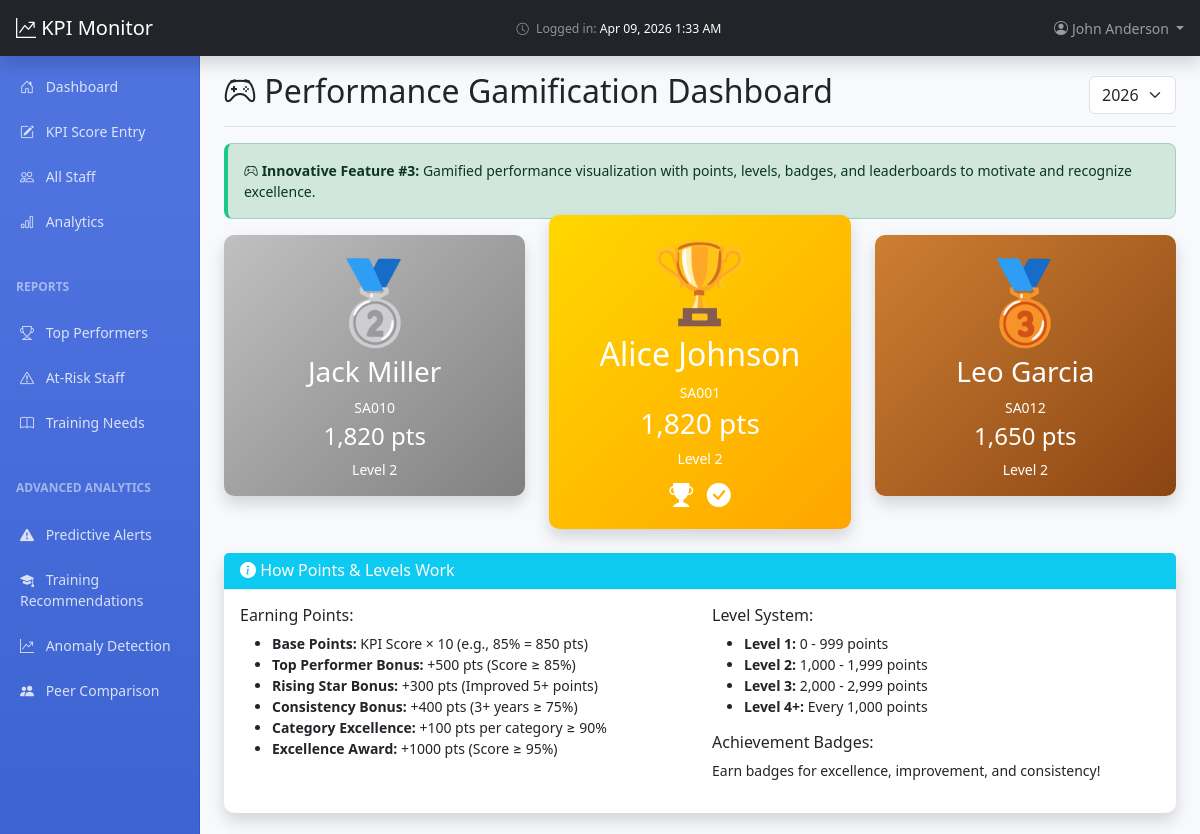
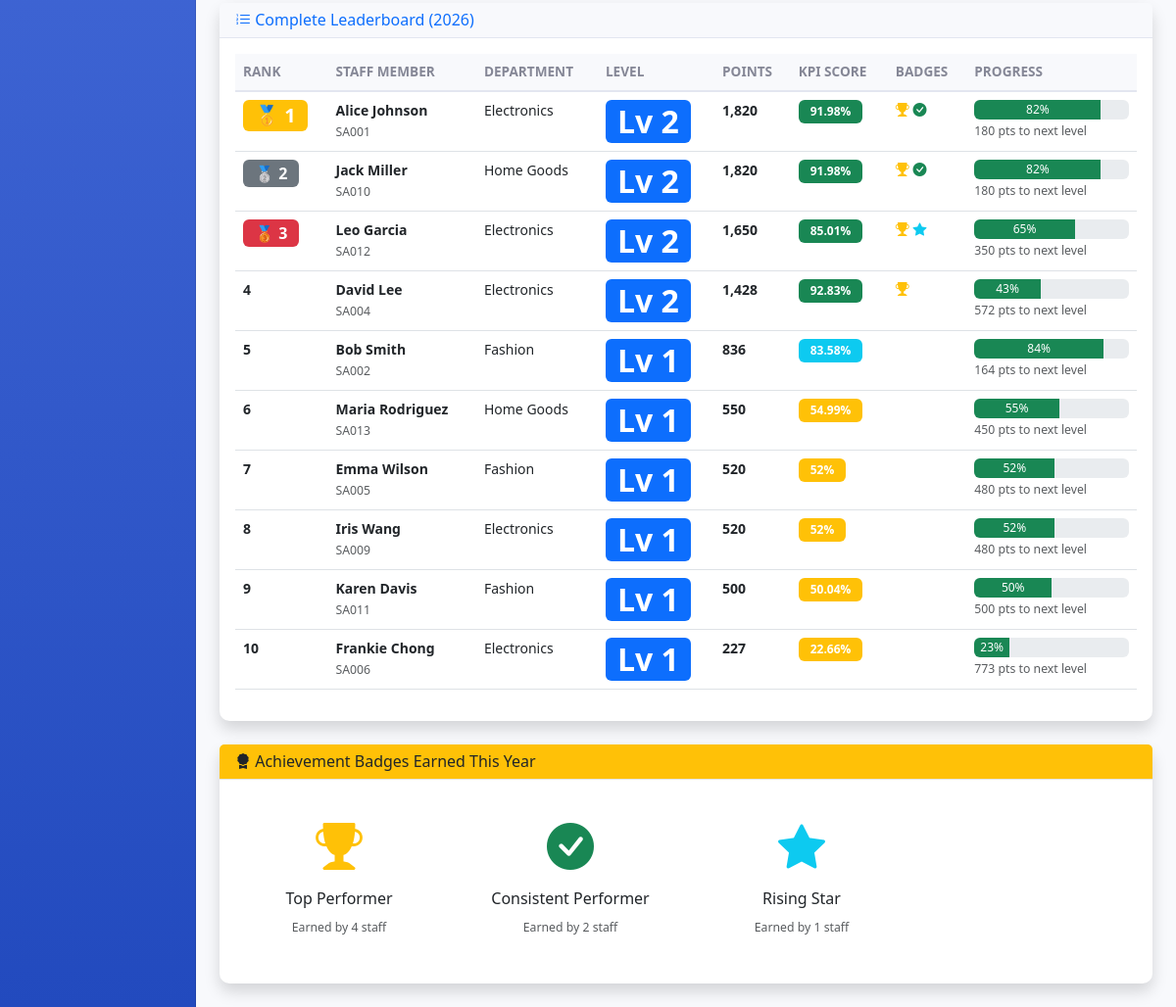
The app's page /supervisor/gamification.php (signed in) with its own data (2 pictures, top to bottom).
### tables this page shows
CREATE TABLE `staff` (
  `staff_id` int(11) NOT NULL,
  `staff_code` varchar(20) NOT NULL,
  `name` varchar(100) NOT NULL,
  `email` varchar(100) DEFAULT NULL,
  `department` varchar(100) DEFAULT NULL,
  `position` varchar(100) DEFAULT 'Sales Assistant',
  `status` enum('Active','Inactive') DEFAULT 'Active',
  `hire_date` date DEFAULT NULL,
  `photo` varchar(100) DEFAULT NULL COMMENT 'Filename in assets/photos/ e.g. Alice_Johnson.jpg',
  `created_at` timestamp NOT NULL DEFAULT current_timestamp()
);

### supervisor/gamification.php (the view, shortened to what the rows shown need)
<?php
require_once '../config/database.php';
require_once '../includes/KPICalculator.php';
$pdo = getDBConnection();
$calculator = new KPICalculator($pdo);
$current_year = date('Y');
$selected_year = $_GET['year'] ?? $current_year;
$sql = "SELECT staff_id, staff_code as staff_number, name as full_name, department as department_name, status
        FROM staff
        WHERE status = 'Active'
        ORDER BY name";
$stmt = $pdo->prepare($sql);
$stmt->execute();
$all_staff = $stmt->fetchAll();
$leaderboard = [];
foreach ($all_staff as $staff) {
    $score_data = $calculator->calculateOverallScore($staff['staff_id'], $selected_year);
    $trend = $calculator->getPerformanceTrend($staff['staff_id']);
    if ($score_data['has_data']) {
        $points = 0;
        $badges = [];
        $points += $score_data['overall_score'] * 10;
        if ($score_data['overall_score'] >= 85) {
            $points += 500;
            $badges[] = ['name' => 'Top Performer', 'icon' => 'trophy-fill', 'color' => 'warning'];
        }
        if (count($trend) >= 2) {
            $latest = end($trend);
            if ($latest['trend'] == 'improving' && $latest['change'] > 5) {
                $points += 300;
                $badges[] = ['name' => 'Rising Star', 'icon' => 'star-fill', 'color' => 'info'];
            }
        }
        $consistent_years = 0;
        foreach ($trend as $year_data) {
            if ($year_data['overall_score'] >= 75) {
                $consistent_years++;
            }
        }
        if ($consistent_years >= 3) {
            $points += 400;
            $badges[] = ['name' => 'Consistent Performer', 'icon' => 'check-circle-fill', 'color' => 'success'];
        }
        $level = floor($points / 1000) + 1;
        $next_level_points = $level * 1000;
        $progress = (($points % 1000) / 1000) * 100;
        $leaderboard[] = [
            'staff_id' => $staff['staff_id'],
            'staff_number' => $staff['staff_number'],
            'full_name' => $staff['full_name'],
            'department' => $staff['department_name'],
            'score' => $score_data['overall_score'],
            'points' => $points,
            'level' => $level,
            'progress' => $progress,
            'next_level_points' => $next_level_points,
            'badges' => $badges
        ];
    }
}
usort($leaderboard, function($a, $b) {
    return $b['points'] <=> $a['points'];
});
?>
<!DOCTYPE html>
<html lang="en">
<head>
    <link href="https://cdn.jsdelivr.net/npm/bootstrap@5.3.0/dist/css/bootstrap.min.css" rel="stylesheet">
    <link rel="stylesheet" href="https://cdn.jsdelivr.net/npm/bootstrap-icons@1.11.0/font/bootstrap-icons.css">
    <link href="../assets/css/dashboard.css" rel="stylesheet">
</head>
<body>
    <div class="container-fluid">
        <div class="row">
            <main class="col-md-9 ms-sm-auto col-lg-10 px-md-4">
                <div class="d-flex justify-content-between flex-wrap flex-md-nowrap align-items-center pt-3 pb-2 mb-3 border-bottom">
                    <h1 class="h2"><i class="bi bi-controller"></i> Performance Gamification Dashboard</h1>
                </div>
                <?php if (count($leaderboard) >= 3): ?>
                <div class="row mb-4">
                    <div class="col-md-4 order-md-1">
                        <div class="card leaderboard-card shadow rank-2 text-white">
                            <div class="card-body text-center">
                                <div class="display-1">🥈</div>
                                <h3 class="mt-2"><?= htmlspecialchars($leaderboard[1]['full_name']) ?></h3>
                                <p class="mb-1"><?= $leaderboard[1]['staff_number'] ?></p>
                                <h4><?= number_format($leaderboard[1]['points']) ?> pts</h4>
                                <p class="mb-0">Level <?= $leaderboard[1]['level'] ?></p>
                            </div>
                        </div>
                    </div>
                    <div class="col-md-4 order-md-2">
                        <div class="card leaderboard-card shadow rank-1 text-white" style="margin-top: -20px;">
                            <div class="card-body text-center">
                                <div class="display-1">🏆</div>
                                <h2 class="mt-2"><?= htmlspecialchars($leaderboard[0]['full_name']) ?></h2>
                                <p class="mb-1"><?= $leaderboard[0]['staff_number'] ?></p>
                                <h3><?= number_format($leaderboard[0]['points']) ?> pts</h3>
                                <p class="mb-0">Level <?= $leaderboard[0]['level'] ?></p>
                                <div class="mt-2">
                                    <?php foreach (array_slice($leaderboard[0]['badges'], 0, 3) as $badge): ?>
                                        <i class="bi bi-<?= $badge['icon'] ?> badge-icon"></i>
                                    <?php endforeach; ?>
                                </div>
                            </div>
                        </div>
                    </div>
                    <div class="col-md-4 order-md-3">
                        <div class="card leaderboard-card shadow rank-3 text-white">
                            <div class="card-body text-center">
                                <div class="display-1">🥉</div>
                                <h3 class="mt-2"><?= htmlspecialchars($leaderboard[2]['full_name']) ?></h3>
                                <p class="mb-1"><?= $leaderboard[2]['staff_number'] ?></p>
                                <h4><?= number_format($leaderboard[2]['points']) ?> pts</h4>
                                <p class="mb-0">Level <?= $leaderboard[2]['level'] ?></p>
                            </div>
                        </div>
                    </div>
                </div>
                <?php endif; ?>
                <div class="card shadow mb-4">
                    <div class="card-body">
                        <div class="table-responsive">
                            <table class="table table-hover">
                                <thead>
                                    <tr>
                                        <th scope="col">Rank</th>
                                        <th scope="col">Staff Member</th>
                                        <th scope="col">Department</th>
                                        <th scope="col">Level</th>
                                        <th scope="col">Points</th>
                                        <th scope="col">KPI Score</th>
                                        <th scope="col">Badges</th>
                                        <th scope="col">Progress</th>
                                    </tr>
                                </thead>
                                <tbody>
                                    <?php foreach ($leaderboard as $index => $entry): ?>
                                        <tr>
                                            <td>
                                                <?php if ($index == 0): ?>
                                                    <span class="badge bg-warning fs-5">🥇 1</span>
                                                <?php elseif ($index == 1): ?>
                                                    <span class="badge bg-secondary fs-6">🥈 2</span>
                                                <?php elseif ($index == 2): ?>
                                                    <span class="badge bg-danger fs-6">🥉 3</span>
                                                <?php else: ?>
                                                    <strong><?= $index + 1 ?></strong>
                                                <?php endif; ?>
                                            </td>
                                            <td>
                                                <strong><?= htmlspecialchars($entry['full_name']) ?></strong><br>
                                                <small class="text-muted"><?= $entry['staff_number'] ?></small>
                                            </td>
                                            <td><?= htmlspecialchars($entry['department']) ?></td>
                                            <td>
                                                <span class="badge bg-primary level-badge">
                                                    Lv <?= $entry['level'] ?>
                                                </span>
                                            </td>
                                            <td><strong><?= number_format($entry['points']) ?></strong></td>
                                            <td>
                                                <span class="badge bg-<?= $entry['score'] >= 85 ? 'success' : ($entry['score'] >= 75 ? 'info' : 'warning') ?>">
                                                    <?= $entry['score'] ?>%
                                                </span>
                                            </td>
                                            <td>
                                                <?php foreach (array_slice($entry['badges'], 0, 3) as $badge): ?>
                                                    <i class="bi bi-<?= $badge['icon'] ?> text-<?= $badge['color'] ?>"
                                                       title="<?= $badge['name'] ?>"
                                                       data-bs-toggle="tooltip"></i>
                                                <?php endforeach; ?>
                                            </td>
                                            <td style="min-width: 150px;">
                                                <div class="progress" style="height: 20px;">
                                                    <div class="progress-bar bg-success"
                                                         style="width: <?= $entry['progress'] ?>%"
                                                         title="<?= round($entry['progress'], 1) ?>% to Level <?= $entry['level'] + 1 ?>">
                                                        <?= round($entry['progress']) ?>%
                                                    </div>
                                                </div>
                                                <small class="text-muted">
                                                    <?= number_format($entry['next_level_points'] - $entry['points']) ?> pts to next level
                                                </small>
                                            </td>
                                        </tr>
                                    <?php endforeach; ?>
                                </tbody>
                            </table>
                        </div>
                    </div>
                </div>
            </main>
        </div>
    </div>
</body>
</html>

### records on screen
staff: name "Jack Miller", staff_code "SA010", shows "🥈 2", department "Home Goods", level "2", points "1,820", score "91.98", $entry['progress'] 81.9 (drawn), progress "82", points "180"
staff: name "Alice Johnson", staff_code "SA001", shows "🥇 1", department "Electronics", level "2", points "1,820", score "91.98", $entry['progress'] 81.9 (drawn), progress "82", points "180"
staff: name "Leo Garcia", staff_code "SA012", shows "🥉 3", department "Electronics", level "2", points "1,650", score "85.01", progress "65", points "350"
staff: name "David Lee", staff_code "SA004", department "Electronics", level "2", points "1,428", score "92.83", $entry['progress'] 42.8 (drawn), progress "43", points "572"
staff: name "Bob Smith", staff_code "SA002", department "Fashion", level "1", points "836", score "83.58", $entry['progress'] 83.5 (drawn), progress "84", points "164"
staff: name "Maria Rodriguez", staff_code "SA013", department "Home Goods", level "1", points "550", score "54.99", $entry['progress'] 54.9 (drawn), progress "55", points "450"
staff: name "Emma Wilson", staff_code "SA005", department "Fashion", level "1", points "520", score "52", progress "52", points "480"
staff: name "Iris Wang", staff_code "SA009", department "Electronics", level "1", points "520", score "52", progress "52", points "480"
staff: name "Karen Davis", staff_code "SA011", department "Fashion", level "1", points "500", score "50.04", progress "50"
staff: name "Frankie Chong", staff_code "SA006", department "Electronics", level "1", points "227", score "22.66", $entry['progress'] 22.6 (drawn), progress "23", points "773"

### other values on screen
$login_display "Apr 09, 2026 1:33 AM"
$supervisor_name "John Anderson"
$leaderboard[1]['points'] "1,820"
$leaderboard[1]['level'] "2"
$leaderboard[0]['points'] "1,820"
$leaderboard[0]['level'] "2"
$leaderboard[2]['points'] "1,650"
$leaderboard[2]['level'] "2"
$badge_name "Top Performer"
$data['count'] "4"
$badge_name "Consistent Performer"
$data['count'] "2"
$badge_name "Rising Star"
$data['count'] "1"
form field value "2026"
